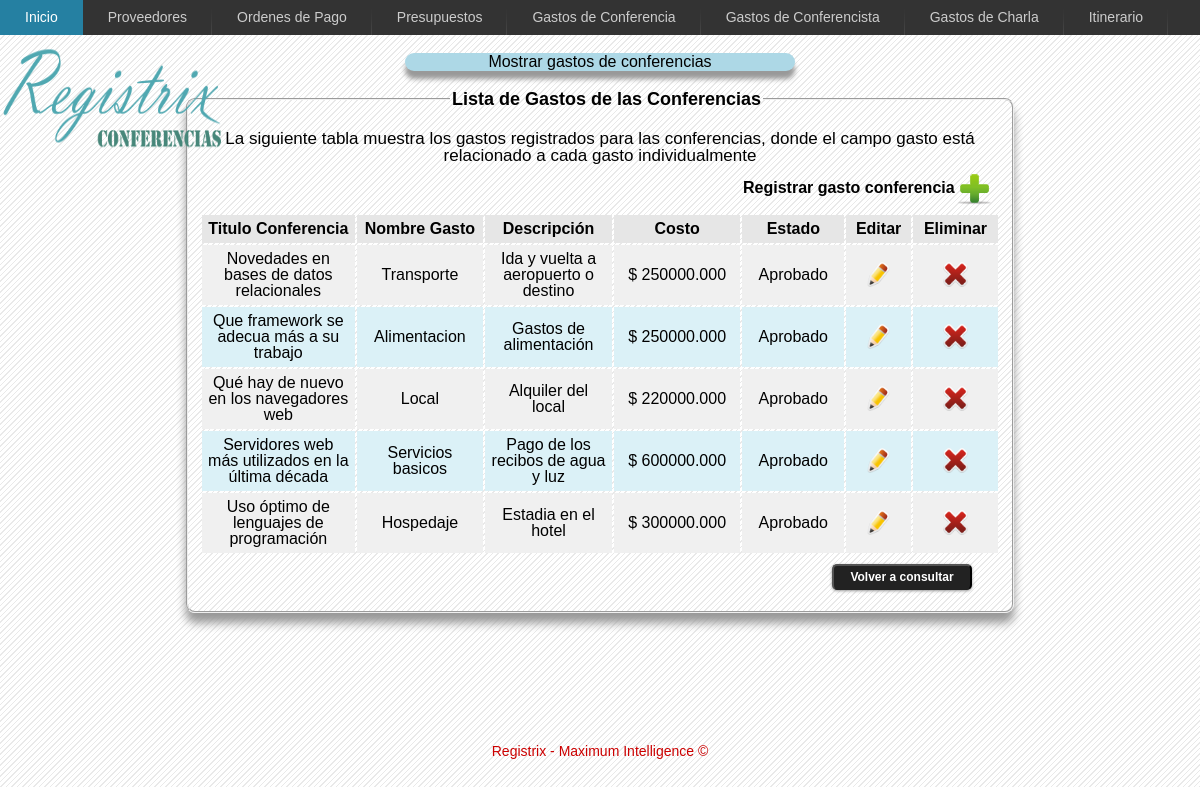
Page /gastosConferencia/mostrarGastosConferencia.php on the committed database.
### tables this page shows
CREATE TABLE IF NOT EXISTS `tconferencia` (
  `id_conferencia` int(11) NOT NULL AUTO_INCREMENT,
  `fecha_inicio` date NOT NULL,
  `fecha_finalizacion` date NOT NULL,
  `titulo_conferencia` varchar(200) NOT NULL,
  `localidad` text,
  `presupuesto_conferencia` float(12,3) DEFAULT '0.000',
  PRIMARY KEY (`id_conferencia`)
);

CREATE TABLE IF NOT EXISTS `ttipo_gasto` (
  `id_tipo_gasto` int(11) NOT NULL AUTO_INCREMENT,
  `nombre_tipo_gasto` char(20) NOT NULL,
  `descripcion_tipo_gasto` text,
  PRIMARY KEY (`id_tipo_gasto`)
);

CREATE TABLE IF NOT EXISTS `tgasto` (
  `id_gasto` int(11) NOT NULL AUTO_INCREMENT,
  `descripcion` text NOT NULL,
  `costo` float(9,3) DEFAULT '0.000',
  `hospedaje_duracion` int(11) DEFAULT '0',
  `hospedaje_lugar` varchar(150) DEFAULT 'N/A',
  `transporte_origen` varchar(150) DEFAULT 'N/A',
  `esta_aprobado` tinyint(1) DEFAULT NULL,
  `id_tipo_gasto` int(11) NOT NULL,
  PRIMARY KEY (`id_gasto`),
  KEY `id_tipo_gasto` (`id_tipo_gasto`)
);

### includes/conexion.php (called while the page is built, shortened)
<?php
class ConectarMySQL {
    public static function conexion() {
        $BaseDatos = "registrix";
        $Servidor = "localhost";
        $Usuario = "root";
        $Clave = "12345";
        @$conexion = mysql_connect($Servidor, $Usuario, $Clave);
        @$seleccionarBase = mysql_select_db($BaseDatos, $conexion);
        return $conexion;
    }
}
?>

### includes/fachadaGastosConferencia.php (called while the page is built, shortened)
<?php
require_once ("conexion.php");
class fachadaGastosConferencia {
    private $consultas;
    public function __construct() {
        $this->consultas = array();
    }
    public function mostrarGastosConferencia() {
        $sql = "SELECT c.id_conferencia, g.id_tipo_gasto, g.id_gasto, c.titulo_conferencia, tg.nombre_tipo_gasto, tg.descripcion_tipo_gasto, g.costo,
				CASE g.esta_aprobado WHEN 1 THEN 'Aprobado' ELSE 'No Aprobado' END esta_aprobado
				FROM tconferencia c
				JOIN tconferencia_tgasto cg
				ON c.id_conferencia=cg.id_conferencia
				JOIN tgasto g
				ON cg.id_gasto=g.id_gasto
				JOIN ttipo_gasto tg
				ON g.id_tipo_gasto=tg.id_tipo_gasto
				ORDER BY c.titulo_conferencia";
	$mostrarGastos = mysql_query($sql, ConectarMySQL::conexion());
	while ($resultadoGastos = mysql_fetch_assoc($mostrarGastos)) {
            $this->consultas[] = $resultadoGastos;
	}
        return $this->consultas;
    }
}
?>

### gastosConferencia/mostrarGastosConferencia.php (the view, shortened to what this page needs)
<?php
require_once("../includes/fachadaGastosConferencia.php");
?>
<!DOCTYPE html PUBLIC "-//W3C//DTD HTML 4.01 Transitional//EN" "http://www.w3.org/TR/html4/loose.dtd">
<html>
	<head>
		<link rel="stylesheet" type="text/css" href="../css/gastosConferencia/styles_mostrar.css" />
	</head>
	<body>
		<?php
			include '..'.DIRECTORY_SEPARATOR.'includes'.DIRECTORY_SEPARATOR.'barra_navegacion_gastosConferencia.php';
			include '..'.DIRECTORY_SEPARATOR.'includes'.DIRECTORY_SEPARATOR.'imagen_registrix.php';
		?>
		<div class="wrapper">
			<div id="wrap">
				<div id="titulo">
					Mostrar gastos de conferencias
				</div>
				<br>
				<form id="gastos_conferencia" name="gastos_conferencia" method="post" action="mostrarGastosConferencia.php">
					<fieldset>
						<legend>Lista de Gastos de las Conferencias</legend>
							<table width="800" cellpadding="6">
							  <tr>
								<td colspan="7" align="center">
									<div id="descripcionGastoConferencia">
										La siguiente tabla muestra los gastos registrados para las conferencias, donde el campo gasto est&aacute; relacionado a cada gasto individualmente
									</div>
									<div id="nuevoGastoConferencia">
										Registrar gasto conferencia
									</div>
									<a href="registroGastosConferencia.php" title="Agregar un nuevo gasto de la conferencia"><img align="right" src="../imagenes/agregar.png" alt="registrar gasto conferencia" width="35" height="35"/></a>
								</td>
							  </tr>
							  <tr>
								<th width="123" align="center">Titulo Conferencia</th>
								<th width="100" align="center">Nombre Gasto</th>
								<th width="100" align="center">Descripci&oacute;n</th>
								<th width="100" align="center">Costo</th>
								<th width="78" align="center">Estado</th>
								<th width="5" align="center">Editar</th>
								<th width="5" align="center">Eliminar</th>
							  </tr>
							  <?php
							  $color='#DBF1F7';
							  $mostrarGastos = new fachadaGastosConferencia();
							  $registro = $mostrarGastos->mostrarGastosConferencia();
							  for ($i=0;$i<count($registro);$i++) {
							  $color=('#F0F0F0'==$color)?'#DBF1F7':'#F0F0F0';
                               ?>
							  <tr bgcolor="<?php echo $color ?>">
								<td align="center"><?php echo $registro[$i]['titulo_conferencia']; ?></td>
								<td align="center"><?php echo $registro[$i]['nombre_tipo_gasto']; ?></td>
								<td align="center"><?php echo $registro[$i]['descripcion_tipo_gasto']; ?></td>
								<td align="center"><?php echo "$ ".$registro[$i]['costo']; ?></td>
								<td align="center"><?php echo $registro[$i]['esta_aprobado']; ?></td>
								<td align="center"><a href="editarGastosConferencia.php?idgasto=<?php echo $registro[$i]['id_gasto'];?>&idconferencia=<?php echo $registro[$i]['id_conferencia'];?>&idtipogasto=<?php echo $registro[$i]['id_tipo_gasto'];?>" title="Editar gasto"><img src="../imagenes/editar.png" alt="editar gasto" width="25" height="25"/></a></td>
								<td align="center"><a href="#" onclick="borrarGastosConferencia(<?php echo $registro[$i]['id_gasto']; ?>);" title="Eliminar gasto"><img src="../imagenes/borrar.png" alt="borrar gasto" width="25" height="25"/></a></td>
							  <?php } ?>
							  </tr>
							  <tr>
								<td>
								<br />
									<input id="enviar" type="submit" value="Volver a consultar" >
								<br />
								</td>
							</tr>
						</table>
					</fieldset>
				</form>
				<div id="registro">
					<table>
						<tr>
							<td>
							</td>
						</tr>
					</table>
				</div>
			</div>
		</div>
		<div class="footer">
			<p>Registrix - Maximum Intelligence &copy;</p>
		</div>
	</body>
</html>

### css/gastosConferencia/styles_mostrar.css (style rules this page uses)
body { font-family: "Trebuchet MS", Geneva, Arial, Helvetica, sans-serif; background-image: url("../../imagenes/fondo.gif"); }
form { padding:1px; display:block; width:500px; margin-left: 185px; text-align:left; }
legend { font-family: "Trebuchet MS", Geneva, Arial, Helvetica, sans-serif; font-weight: bold; font-size: 18px; border:1px silver; color: black; margin-left: 250px; }
input,select { margin:-13px; font-family: "Trebuchet MS", Geneva, Arial, Helvetica, sans-serif; font-size: 12px; display: block; width: 200px; margin-left: 270px; }
fieldset { float: left; width: 100%; display: block; line-height: 1; -moz-border-radius: 9px; -webkit-border-radius: 9px; -moz-box-shadow: 0 10px 10px #999; -webkit-box-shadow: 0 10px 10px #999; }
th { background-color: #E6E6E6; }
#titulo { margin: 0 auto 0 auto; width:390px; color: black; -moz-border-radius: 10px; -webkit-border-radius: 10px; -moz-box-shadow: 0 8px 5px #999; -webkit-box-shadow: 0 8px 5px #999; background-color:lightblue; text-align:center; }
#nuevoGastoConferencia { position: absolute; margin:8px; margin-left: 535px; font-weight: bold }
#descripcionGastoConferencia { font-size: 17px; margin: 8px; text-align: center; }
#registro { position: absolute; font-weight: bold; margin: 0px; margin-left: 1032px; font-size: 17px; text-shadow: 0 2px 0 #ccc, 0 2px 0 #c9c9c9, 0 3px 0 #bbb, 0 4px 0 #b9b9b9, 0 5px 0 #aaa, 0 6px 1px rgba(0,0,0,.1), 0 0 5px rgba(0,0,0,.1), 0 1px 3px rgba(0,0,0,.3), 0 3px 5px rgba(0,0,0,.2), 0 5px 10px rgba(0,0,0,.25), 0 10px 10px rgba(0,0,0,.2), 0 20px 20px rgba(0,0,0,.15); }
#enviar { position: absolute; background: #222 repeat-x; display: inline-block; padding: 5px 10px 6px; color: #fff; text-decoration: none; font-weight: bold; line-height: 1; width: 140px; margin-left: 624px; text-align: center; -moz-border-radius: 5px; -webkit-border-radius: 5px; -moz-box-shadow: 0 1px 3px #999; -webkit-box-shadow: 0 1px 3px #999; text-shadow: 0 -1px 1px #222; border-bottom: 1px solid #222; cursor: pointer; }
* { margin: 0; }
html, body { height: 97%; }
.wrapper { min-height: 97%; height: auto !important; height: 97%; margin: 0 auto -4em; }
.footer, .push { height: 4em; }
.footer p { margin:0 auto 0 auto; text-align: center; line-height: 65px; color: #C00; font-size: 14px; }
.footer, .push { clear: both; }
#wrap { margin:0 auto 0 auto; width:1200px; }

### rows in the picture
tconferencia: titulo_conferencia "Novedades en bases de datos relacionales", ttipo_gasto.nombre_tipo_gasto "Transporte", ttipo_gasto.descripcion_tipo_gasto "Ida y vuelta a aeropuerto o destino", tgasto.costo "250000.000", esta_aprobado "Aprobado"
tconferencia: titulo_conferencia "Que framework se adecua más a su trabajo", ttipo_gasto.nombre_tipo_gasto "Alimentacion", ttipo_gasto.descripcion_tipo_gasto "Gastos de alimentación", tgasto.costo "250000.000", esta_aprobado "Aprobado"
tconferencia: titulo_conferencia "Qué hay de nuevo en los navegadores web", ttipo_gasto.nombre_tipo_gasto "Local", ttipo_gasto.descripcion_tipo_gasto "Alquiler del local", tgasto.costo "220000.000", esta_aprobado "Aprobado"
tconferencia: titulo_conferencia "Servidores web más utilizados en la última década", ttipo_gasto.nombre_tipo_gasto "Servicios basicos", ttipo_gasto.descripcion_tipo_gasto "Pago de los recibos de agua y luz", tgasto.costo "600000.000", esta_aprobado "Aprobado"
tconferencia: titulo_conferencia "Uso óptimo de lenguajes de programación", ttipo_gasto.nombre_tipo_gasto "Hospedaje", ttipo_gasto.descripcion_tipo_gasto "Estadia en el hotel", tgasto.costo "300000.000", esta_aprobado "Aprobado"
